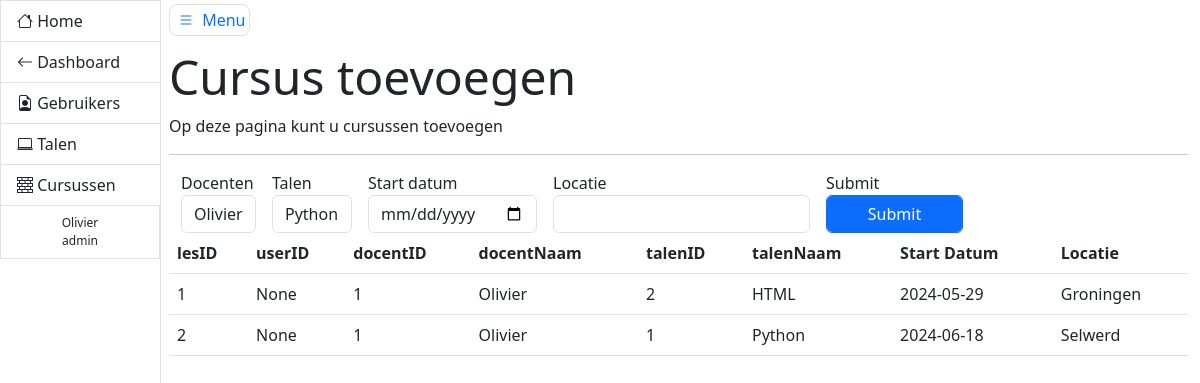
The app's page /admin/add/ (signed in), older data.
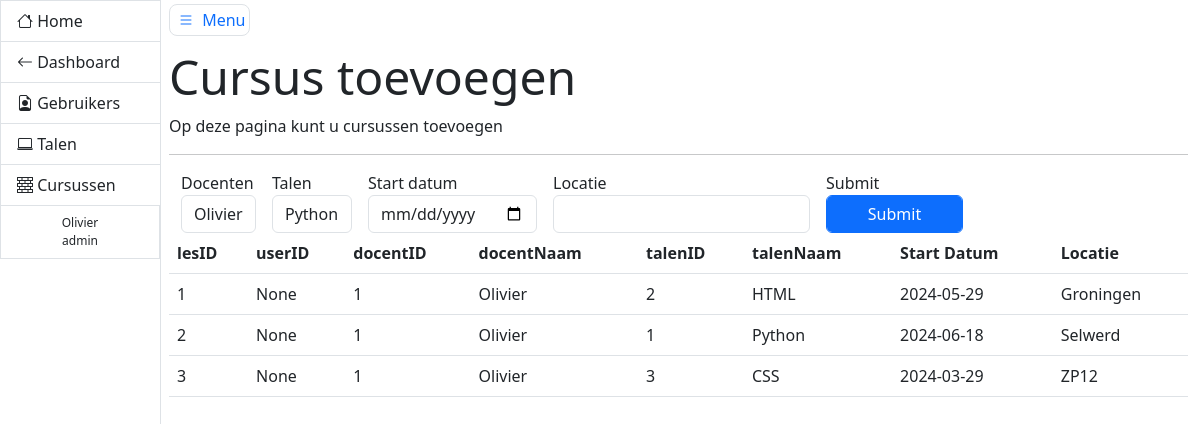
The same page, newer data.
### models.py (models this page shows, shortened)
class Lessen(db.Model):
    lesID = db.Column(db.Integer, primary_key=True, autoincrement=True)
    userID = db.Column(db.Integer, db.ForeignKey('users.id'), nullable=True)
    docentID = db.Column(db.Integer, db.ForeignKey('users.id'))
    talenID = db.Column(db.Integer, db.ForeignKey('talen.id'), nullable=False)
    startDatum = db.Column(db.Date, nullable=True)
    locatie = db.Column(db.String(), nullable=False)

class User(db.Model, UserMixin):
    __tablename__ = 'users'
    id = db.Column(db.Integer, primary_key=True, autoincrement=True)
    email = db.Column(db.String(), nullable=False, unique=True)
    username = db.Column(db.String(), nullable=False, unique=True)
    role = db.Column(db.String(), nullable=False, default='user')
    password_hash = db.Column(db.String(128))

class Talen(db.Model):
    id = db.Column(db.Integer, primary_key=True, autoincrement=True)
    name = db.Column(db.String(), nullable=False, unique=True)
    lessen = relationship("Lessen", cascade="all, delete-orphan")

### admin/views.py (the view, shortened to what this page needs)
@admin_blueprint.route('/add/', methods=['GET', 'POST'])
@login_required
@admin_required
def add():
    form = CreateCursus()
    namen = db.session.query(User.id, User.username).filter(User.role == 'admin').all()
    talen = db.session.query(Talen.id, Talen.name).all()
    cursussen = Lessen.query.all()
    form.docenten.choices = [(f'{naam[0]}', naam[1]) for naam in namen]
    form.talen.choices = [(f'{talen[0]}', talen[1]) for talen in talen]
    talendict = {}
    docentendict = {}
    for talen in form.talen.choices:
        talendict[int(talen[0])] = talen[1]
    for docent in form.docenten.choices:
        docentendict[int(docent[0])] = docent[1]
    print(form.docenten.choices)
    return render_template('formtest.html', form=form, cursussen=cursussen, talendict=talendict,
                           docentendict=docentendict)

### admin/forms.py
class CreateCursus(FlaskForm):
    docenten = SelectField('Docenten', validators=[DataRequired()], choices=[], validate_choice=False)
    talen = SelectField('Talen', validators=[DataRequired()], choices=[], validate_choice=False)
    locatie = StringField('Locatie', validators=[DataRequired()])
    datum = DateField('Start datum', validators=[DataRequired()], format='%Y-%m-%d')
    submit = SubmitField('Submit')

### __init__.py (called while the page is built)
@login_manager.user_loader
def get_user(user_id):
    try:
        return User.query.get(int(user_id))
    except:
        return None

### admin/templates/formtest.html (shortened to what this page needs)
{% extends 'adminbase.html' %}
{% block header %}
    <h5 class="display-5">Cursus toevoegen</h5>
{% endblock %}
{% block bheader %}
    <p>Op deze pagina kunt u cursussen toevoegen</p>
{% endblock %}
{% block content %}
    <div class="container">
        <div class="row">
            <form method="post">
                <div class="row g-3 align-items-center">
                    <div class="col-auto">
                        {{ form.docenten.label }}
                        {{ form.docenten(class_='form-control') }}
                    </div>
                    <div class="col-auto">
                        {{ form.talen.label }}
                        {{ form.talen(class_='form-control') }}
                    </div>
                    <div class="col-auto">
                        {{ form.datum.label }}
                        {{ form.datum(class_='form-control') }}
                    </div>
                    <div class="col-auto">
                        {{ form.locatie.label }}
                        {{ form.locatie(class_='form-control') }}
                    </div>
                    <div class="col-auto">
                        {{ form.submit.label }}
                        {{ form.submit(class_='btn btn-primary form-control') }}
                    </div>
                </div>
            </form>
        </div>
    </div>
    <table class="table">
        <thead>
        <tr>
            <th scope="col">lesID</th>
            <th scope="col">userID</th>
            <th scope="col">docentID</th>
            <th scope="col">docentNaam</th>
            <th scope="col">talenID</th>
            <th scope="col">talenNaam</th>
            <th scope="col">Start Datum</th>
            <th scope="col">Locatie</th>
        </tr>
        </thead>
        <tbody>
        {% for cursus in cursussen %}
            <tr>
                <td>{{ cursus.lesID }}</td>
                <td>{{ cursus.userID }}</td>
                <td>{{ cursus.docentID }}</td>
                <td>{{ docentendict[cursus.docentID] }}</td>
                <td>{{ cursus.talenID }}</td>
                <td>{{ talendict[cursus.talenID] }}</td>
                <td>{{ cursus.startDatum }}</td>
                <td>{{ cursus.locatie }}</td>
            </tr>
        {% endfor %}
        </tbody>
    </table>
{% endblock %}

Row changes from the older to the newer data that the page shows:
added Lessen: lesID "3", userID "None", docentID "1", docentID.username "Olivier", talenID "3", talenID.name "CSS", startDatum "2024-03-29", locatie "ZP12"
